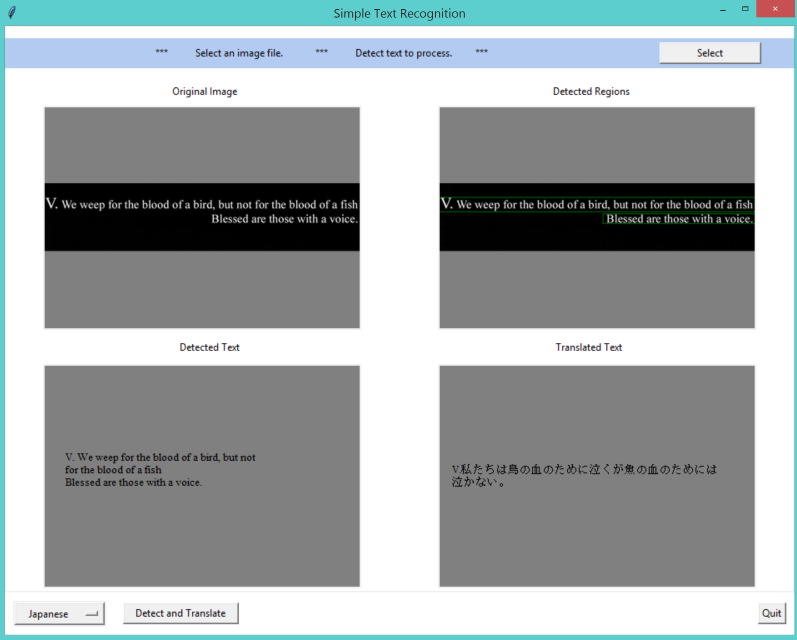
#> input picture images/Capture.PNG, 2390 x 1918 px (shown at 1/3 size); its folder holds only this picture in this run
$ python -i tess_text.py   (imports and definitions only)
#> lines starting #> are read from the running program, lines starting #| are printed output that depends on the picture; after the words box and inside, x2 and y2 are one past the last pixel; in counts of white or black regions, pixels touching at a corner belong together
# import libraries
import cv2
import os
import re
import pytesseract as pyt
import numpy as np

# tesseract needs at least 300 dpi
# but our images lose accuracy when resizing
# [17 lines left out: function resize_roi, not called in this run]

def sort_boxes(cnts):

    # sort by y first
    boxes = sorted(cnts, key=lambda y:y[1])
    # https://stackoverflow.com/questions/38805462/how-to-sort-contours-left-to-right-while-going-top-to-bottom-using-python-and
    # initially the line bottom is set to be the bottom of the first rect
    #boxes[][] = [[x, y, w+w, y+h]]
    line_bottom = boxes[0][3]

    line_begin_idx = 0

    for i in range(len(boxes)):
        # when a new box's top is below current line's bottom
        # it's a new line
        if boxes[i][1] > line_bottom:
            # sort the previous line by their x
            boxes[line_begin_idx:i] = sorted(boxes[line_begin_idx:i], key=lambda b: b[0])
            line_begin_idx = i
        # regardless if it's a new line or not
        # always update the line bottom
        line_bottom = max(boxes[i][3], line_bottom)
    # sort the last line
    boxes[line_begin_idx:] = sorted(boxes[line_begin_idx:], key=lambda b: b[0])

    return boxes

def detect_text(file):
#> called with file = 'images/Capture.PNG'
    Image = cv2.imread(file)
#> Image is the input picture: shape (1918, 2390, 3); mean B, G, R 170.3, 168.9, 161.9
    I = Image.copy()

    hsv = cv2.cvtColor(Image, cv2.COLOR_BGR2HSV)
#> hsv: shape (1918, 2390, 3); mean H, S, V 10.8, 13, 170.9
    hue, saturation, value = cv2.split(hsv)
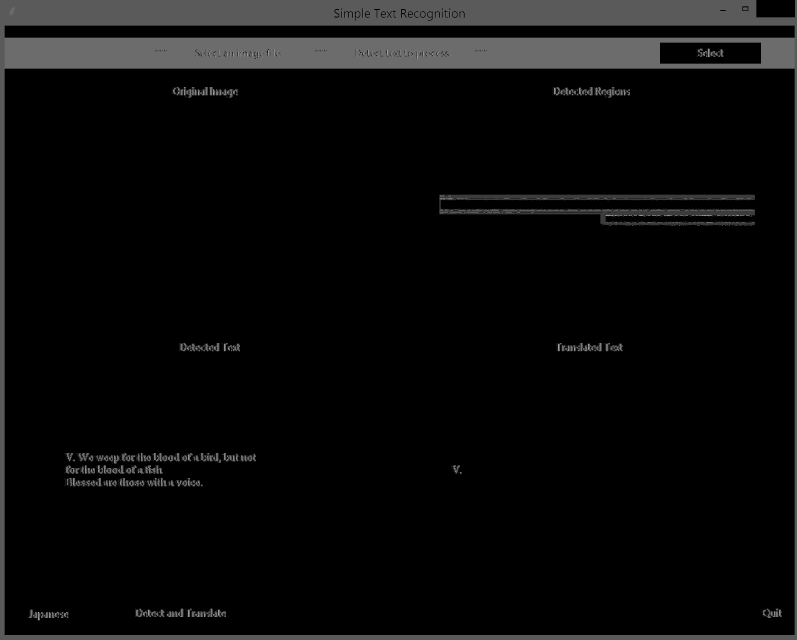
#> hue: shape (1918, 2390) (shown at 1/3 size); min 0, max 179, mean 10.8
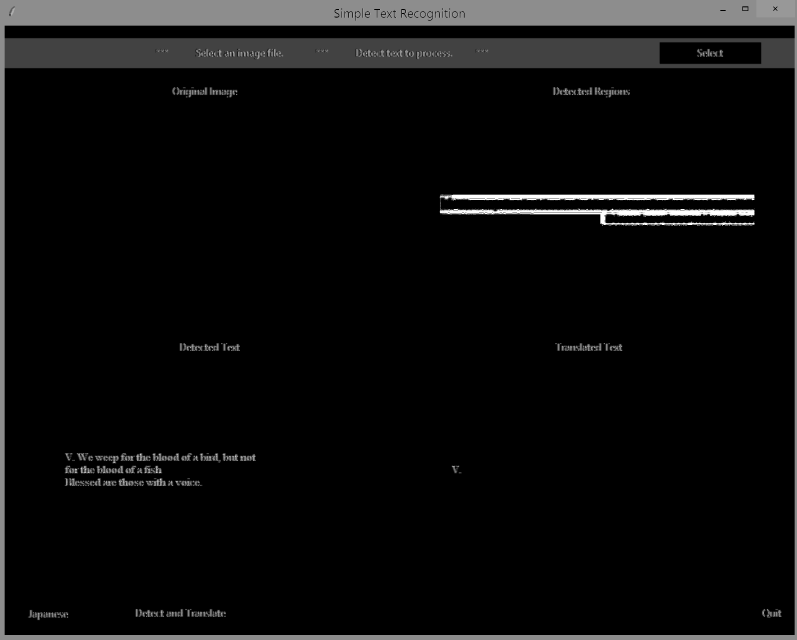
#> saturation: shape (1918, 2390) (shown at 1/3 size); min 0, max 255, mean 13
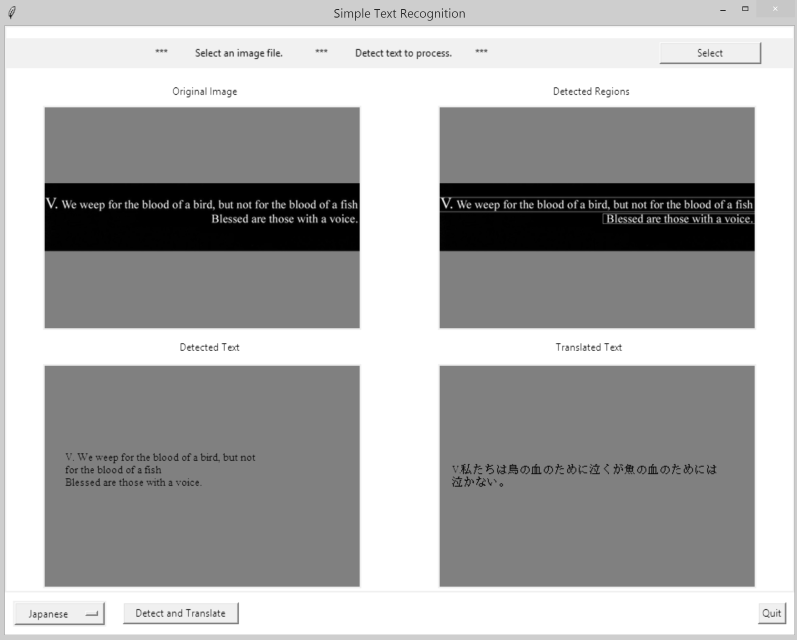
#> value: shape (1918, 2390) (shown at 1/3 size); min 0, max 255, mean 170.9

    G_Image = value

    padx = int(I.shape[0] * 0.15)
    pady = int(I.shape[1] * 0.15)

    # save path
    path = r"C:\Users\Oikawa\Desktop\ECE5470Project\bbroi"

    # make path if doesnt exist
    if not os.path.exists(path):
        os.makedirs(path)

    # delete contents of folder in path
    for file in os.listdir(path):
        file_path = os.path.join(path, file)
        try:
            if os.path.isfile(file_path):
                os.remove(file_path)
        except Exception as e:
            print(e)

    # Otsu Thresholding
    # blur image
    blur = cv2.GaussianBlur(G_Image, (1, 1), 0)

    # get gradient
    kernel = cv2.getStructuringElement(cv2.MORPH_ELLIPSE, (3, 3))
    grad = cv2.morphologyEx(blur, cv2.MORPH_GRADIENT, kernel)
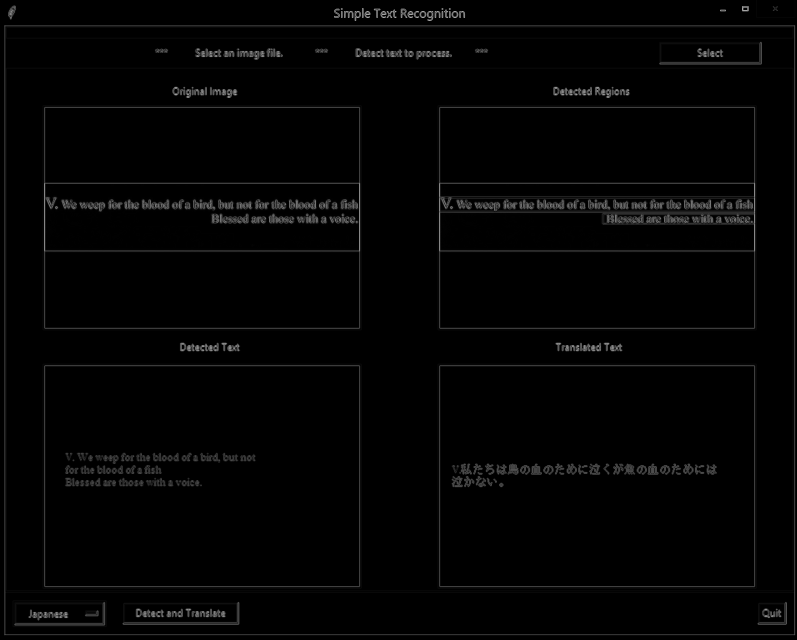
#> grad: shape (1918, 2390) (shown at 1/3 size); min 0, max 204, mean 3.7

    # get threshold
    _, th = cv2.threshold(grad, 0.0, 255.0, cv2.THRESH_BINARY | cv2.THRESH_OTSU)
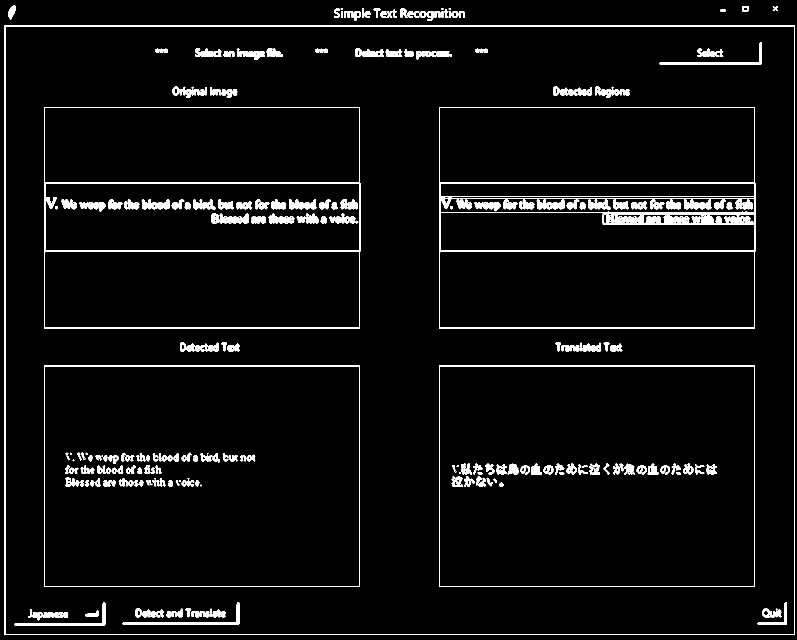
#> th: shape (1918, 2390) (shown at 1/3 size); 3.7% white; 301 white regions (20 under 20 px), largest, box (x1, y1, x2, y2) and area: (1317, 321, 2266, 986) 25993, (13, 76, 2385, 1906) 16784, (132, 321, 1081, 986) 14372

    # https://stackoverflow.com/questions/50777688/finding-contours-with-lines-of-text-in-opencv
    # block of text
    # --- choosing the right kernel
    # --- kernel size of 3 rows (to join dots above letters 'i' and 'j')
    # --- and 10 columns to join neighboring letters in words and neighboring words
    rect_kernel = cv2.getStructuringElement(cv2.MORPH_RECT, (25, 3))

    dilation = cv2.dilate(th, rect_kernel, iterations=1)
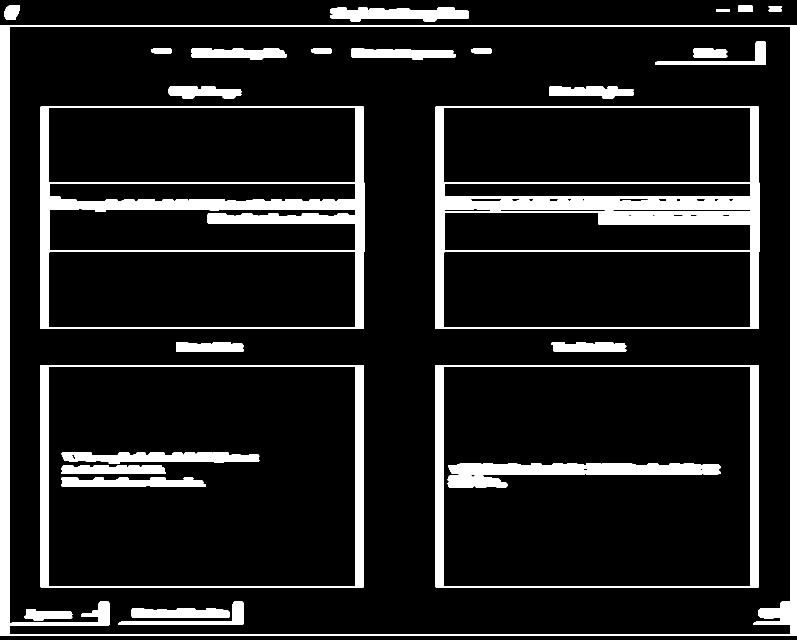
#> dilation: shape (1918, 2390) (shown at 1/3 size); 11.8% white; 31 white regions

    # ---Finding contours of text block ---
    contours, hierarchy = cv2.findContours(dilation, cv2.RETR_EXTERNAL, cv2.CHAIN_APPROX_NONE)
#> contours = 6 contours; box (x1, y1, x2, y2) and area: (1, 75, 2390, 1907) 4365915, (990, 23, 1407, 64) 11364, (12, 16, 60, 60) 1621, (2214, 17, 2258, 35) 729, (2306, 18, 2346, 34) 543, (2148, 28, 2190, 35) 244

    wcnt = 0

    wordh = np.array([])
    wordw = np.array([])
    wordx = np.array([])
    wordy = np.array([])
    roi = []

    # rows = shape[0
    boxes = np.zeros((len(contours), 4))
#> boxes = [[0, 0, 0, 0], [0, 0, 0, 0], [0, 0, 0, 0], [0, 0, 0, 0], [0, 0, 0, 0], [0, 0, 0, 0]]
    bcnt = 0


    for wordcontours in contours:
        (x, y, w, h) = cv2.boundingRect(wordcontours)

        boxes[bcnt][0] = x
        boxes[bcnt][1] = y
        boxes[bcnt][2] = x + w
        boxes[bcnt][3] = y + h

        bcnt = bcnt + 1

        wordh = np.append(wordh, h)
        wordw = np.append(wordw, w)
        wordx = np.append(wordx, x)
        wordy = np.append(wordy, y)
#> this loop made 6 passes
#> (x, y, w, h, wordh, wordw, wordx, wordy) on passes 1 to 3: (1, 75, 2389, 1832, [1832], [2389], [1], [75]), (2148, 28, 42, 7, [1832, 7], [2389, 42], [1, 2148], [75, 28]), (990, 23, 417, 41, [1832, 7, 41], [2389, 42, 417], [1, 2148, 990], [75, 28, 23])
#> after the loop, bcnt = 6; boxes = [[1, 75, 2390, 1907], [2148, 28, 2190, 35], [990, 23, 1407, 64], [2306, 18, 2346, 34], [2214, 17, 2258, 35], [12, 16, 60, 60]]

    # sort contours by y then x
    boxes = sort_boxes(boxes)
#> in sort_boxes, `boxes = sorted(cnts, key=lambda y:y[1])`: boxes = [[12, 16, 60, 60], [2214, 17, 2258, 35], [2306, 18, 2346, 34], [990, 23, 1407, 64], [2148, 28, 2190, 35], [1, 75, 2390, 1907]]
#> in sort_boxes, `line_bottom = boxes[0][3]`: line_bottom = 60
#> the loop in sort_boxes, `for i in range(len(boxes)): # when a new box's top is below current li..` made 6 passes
#> (line_begin_idx, line_bottom) on pass 6: (5, 1907)
#> after the loop in sort_boxes, `for i in range(len(boxes)):`: boxes = [[12, 16, 60, 60], [990, 23, 1407, 64], [2148, 28, 2190, 35], [2214, 17, 2258, 35], [2306, 18, 2346, 34], [1, 75, 2390, 1907]]
    avgh = sum(wordh) / len(wordh)
#> avgh = 326.3
    avgw = sum(wordw) / len(wordw)
#> avgw = 496.7

    for boxes1 in boxes:

        x, y, x2, y2 = boxes1
        x = int(x)
        y = int(y)
        x2 = int(x2)
        y2 = int(y2)
        w = x2 - x
        h = y2 - y

        wroi = []

        # detecting lines of text
        # height/width ratio should be under 0.5
        if (((I.shape[1] * 0.98) > h > avgh - (avgh * 0.45)) and (w > avgw - (avgw * 0.65))) and (0.01 < h/w < 0.5):

            wroi = I[y:y2, x:x2]

            # save word roi as img
            cv2.imwrite(path + "\word%d.jpg" % wcnt, wroi)

            wcnt = wcnt + 1
            roi.append([y, y2, x, x2])
            print('roi = ', roi)
            cv2.rectangle(I, (x, y), (x2, y2), (0, 255, 0), 1)
#> this loop made 6 passes
#> (x, y, x2, y2, w, h) on passes 1 to 6: (12, 16, 60, 60, 48, 44), (990, 23, 1407, 64, 417, 41), (2148, 28, 2190, 35, 42, 7), (2214, 17, 2258, 35, 44, 18), (2306, 18, 2346, 34, 40, 16), (1, 75, 2390, 1907, 2389, 1832)
#> after the loop, roi = []; wcnt = 0
    print('roi outside = ', roi)
#| roi outside =  []

    # use later for character recognition
    text, sentence = tess_detect(path, I, roi)
#> text = ''; sentence = ''

    return I, text, sentence

def tess_detect(imfilepath, I, roi):

    pyt.pytesseract.tesseract_cmd = r"C:\Program Files\Tesseract-OCR\tesseract.exe"

    # oem 1 = LSTM
    # psm 7 = line of text
    config = ("-l eng --oem 1 --psm 7")

    # holds sentence string
    sen = ''

    # counts number of lines processed
    linecnt = 0

    # print text to image
    font = cv2.FONT_HERSHEY_SIMPLEX
    fontScale = 0.75
    fontColor = (0, 255, 255)
    lineType = 1

    for filename in os.listdir(imfilepath):
        if filename.endswith(".jpg"):

            img = cv2.imread(imfilepath + '\\' + filename)

            # get text from image
            text = pyt.image_to_string(img, config=config)

            #cv2.putText(I, text, (roi[linecnt][2],roi[linecnt][0]), font, fontScale, fontColor, lineType)

            # append text to list of all words
            sen = np.append(sen, text)

        linecnt = linecnt + 1

        # if another roi in dir, add \n to indicate new line
        sen = np.append(sen, '\n')

    # join list to make string
    sentence = ''.join(sen)

    # copy sentence to text
    # this will be used to format output
    text = sentence

    # https://stackoverflow.com/questions/23996118/replace-special-characters-in-a-string-python
    # replace \n with ' ' for input to googletrans
    sentence = re.sub('[^a-zA-Z0-9\.]', ' ', sentence)

    return text, sentence

>>> result = detect_text('images/Capture.PNG')

$ run again, on images/c1.PNG
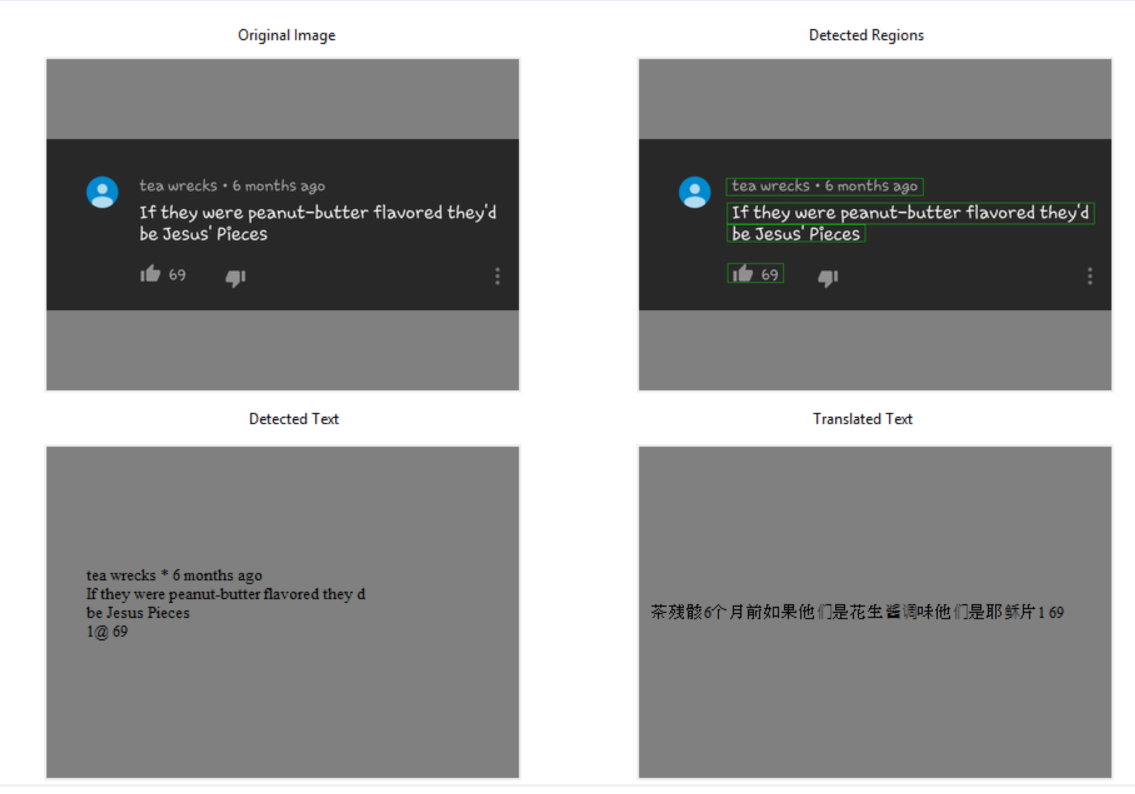
#> input picture images/c1.PNG, 2269 x 1588 px (shown at 1/2 size)
#> in detect_text, Image is the input picture: shape (1588, 2269, 3); mean B, G, R 151, 151.1, 150.7
#> hsv: shape (1588, 2269, 3); mean H, S, V 2.2, 2.1, 151.4
#> in detect_text, `_, th = cv2.threshold(grad, 0.0, 255.0, cv2.THRESH_BINARY | cv2.THRESH..`:
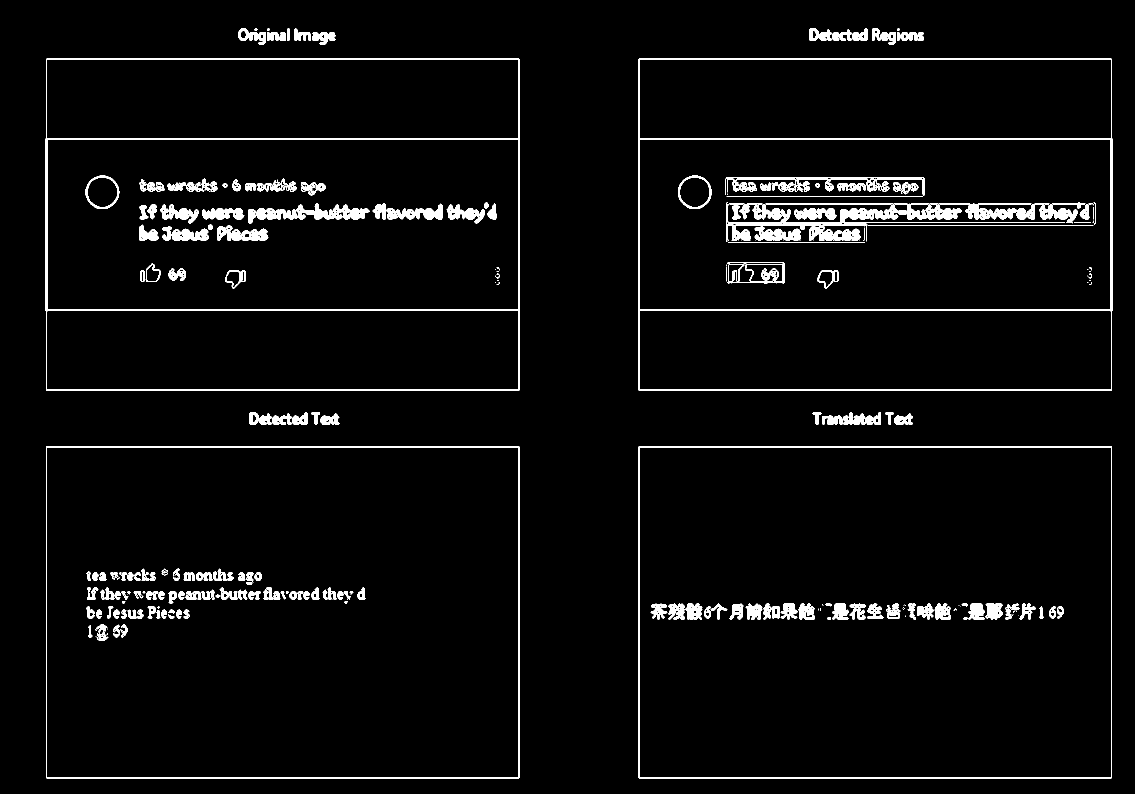
#> th: shape (1588, 2269) (shown at 1/2 size); 3.6% white; 238 white regions (48 under 20 px), largest, box (x1, y1, x2, y2) and area: (91, 117, 1040, 782) 14403, (1276, 117, 2225, 782) 14403, (1452, 405, 2187, 484) 11648
#> in detect_text, `dilation = cv2.dilate(th, rect_kernel, iterations=1)`:
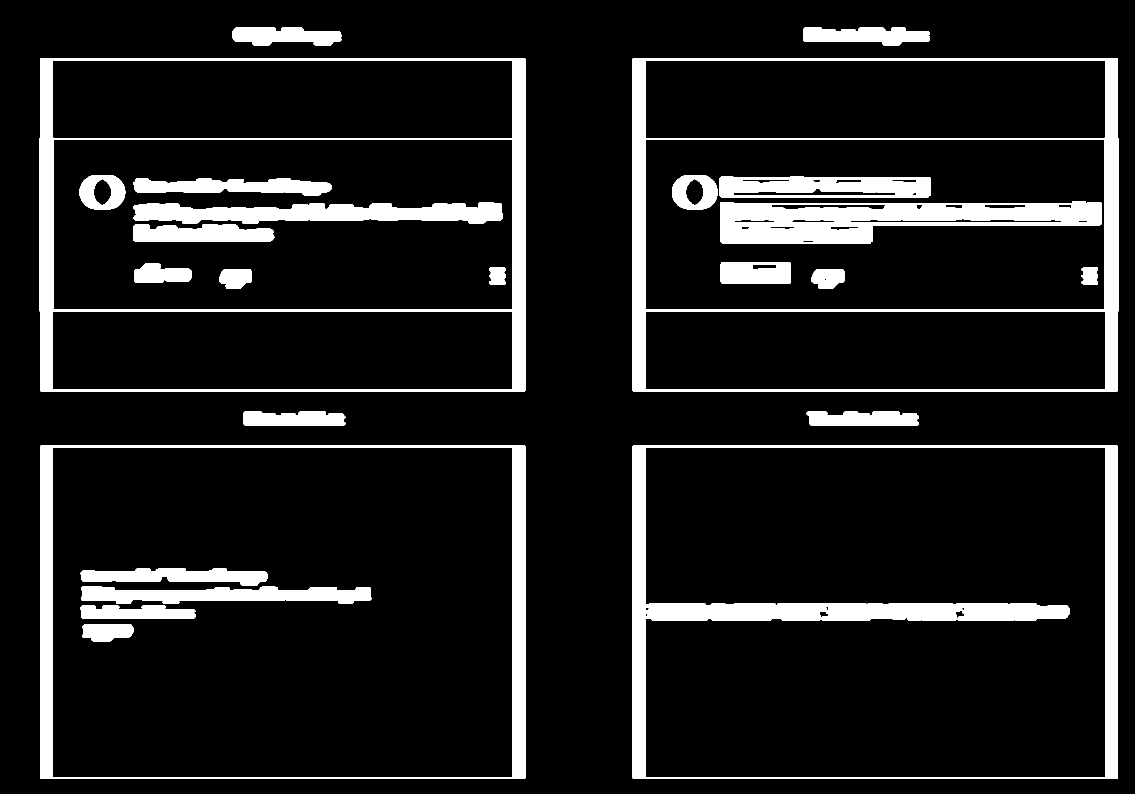
#> dilation: shape (1588, 2269) (shown at 1/2 size); 10.9% white; 29 white regions
#> contours = 8 contours; box (x1, y1, x2, y2) and area: (1264, 116, 2237, 783) 646712, (79, 116, 1052, 783) 646712, (1265, 891, 2236, 1558) 646018, (80, 891, 1051, 1558) 646018, (1607, 55, 1860, 91) 6268, (464, 55, 683, 91) 5696, (1613, 823, 1838, 851) 5390, (487, 823, 691, 851) 4990
#> in detect_text, `boxes = np.zeros((len(contours), 4))`: boxes = [[0, 0, 0, 0], [0, 0, 0, 0], [0, 0, 0, 0], [0, 0, 0, 0], [0, 0, 0, 0], [0, 0, 0, 0], [0, 0, 0, 0], [0, 0, 0, 0]]
#> the loop in detect_text, `for wordcontours in contours:` made 8 passes
#> (x, y, w, h, wordh, wordw, wordx, wordy) on passes 1 to 2: (1265, 891, 971, 667, [667], [971], [1265], [891]), (80, 891, 971, 667, [667, 667], [971, 971], [1265, 80], [891, 891])
#> after the loop in detect_text, `for wordcontours in contours:`: bcnt = 8; boxes = [[1265, 891, 2236, 1558], [80, 891, 1051, 1558], [1613, 823, 1838, 851], [487, 823, 691, 851], [1264, 116, 2237, 783], [79, 116, 1052, 783], [1607, 55, 1860, 91], [464, 55, 683, 91]]
#> in sort_boxes, `boxes = sorted(cnts, key=lambda y:y[1])`: boxes = [[1607, 55, 1860, 91], [464, 55, 683, 91], [1264, 116, 2237, 783], [79, 116, 1052, 783], [1613, 823, 1838, 851], [487, 823, 691, 851], [1265, 891, 2236, 1558], [80, 891, 1051, 1558]]
#> in sort_boxes, `line_bottom = boxes[0][3]`: line_bottom = 91
#> the loop in sort_boxes, `for i in range(len(boxes)): # when a new box's top is below current li..` made 8 passes
#> line_bottom on passes 1 to 8: 91, 91, 783, 783, 851, 851, 1558, 1558
#> after the loop in sort_boxes, `for i in range(len(boxes)):`: boxes = [[464, 55, 683, 91], [1607, 55, 1860, 91], [79, 116, 1052, 783], [1264, 116, 2237, 783], [487, 823, 691, 851], [1613, 823, 1838, 851], [1265, 891, 2236, 1558], [80, 891, 1051, 1558]]
#> in detect_text, `boxes = sort_boxes(boxes)`: boxes = [[464, 55, 683, 91], [1607, 55, 1860, 91], [79, 116, 1052, 783], [1264, 116, 2237, 783], [487, 823, 691, 851], [1613, 823, 1838, 851], [80, 891, 1051, 1558], [1265, 891, 2236, 1558]]
#> avgh = 349.5
#> avgw = 598.6
#> the loop in detect_text, `for boxes1 in boxes: ` made 8 passes
#> (x, y, x2, y2, w, h) on passes 1 to 8: (464, 55, 683, 91, 219, 36), (1607, 55, 1860, 91, 253, 36), (79, 116, 1052, 783, 973, 667), (1264, 116, 2237, 783, 973, 667), (487, 823, 691, 851, 204, 28), (1613, 823, 1838, 851, 225, 28), (80, 891, 1051, 1558, 971, 667), (1265, 891, 2236, 1558, 971, 667)
#> after the loop in detect_text, `for boxes1 in boxes:`: roi = []; wcnt = 0
#| roi outside =  []
#> text = ''
